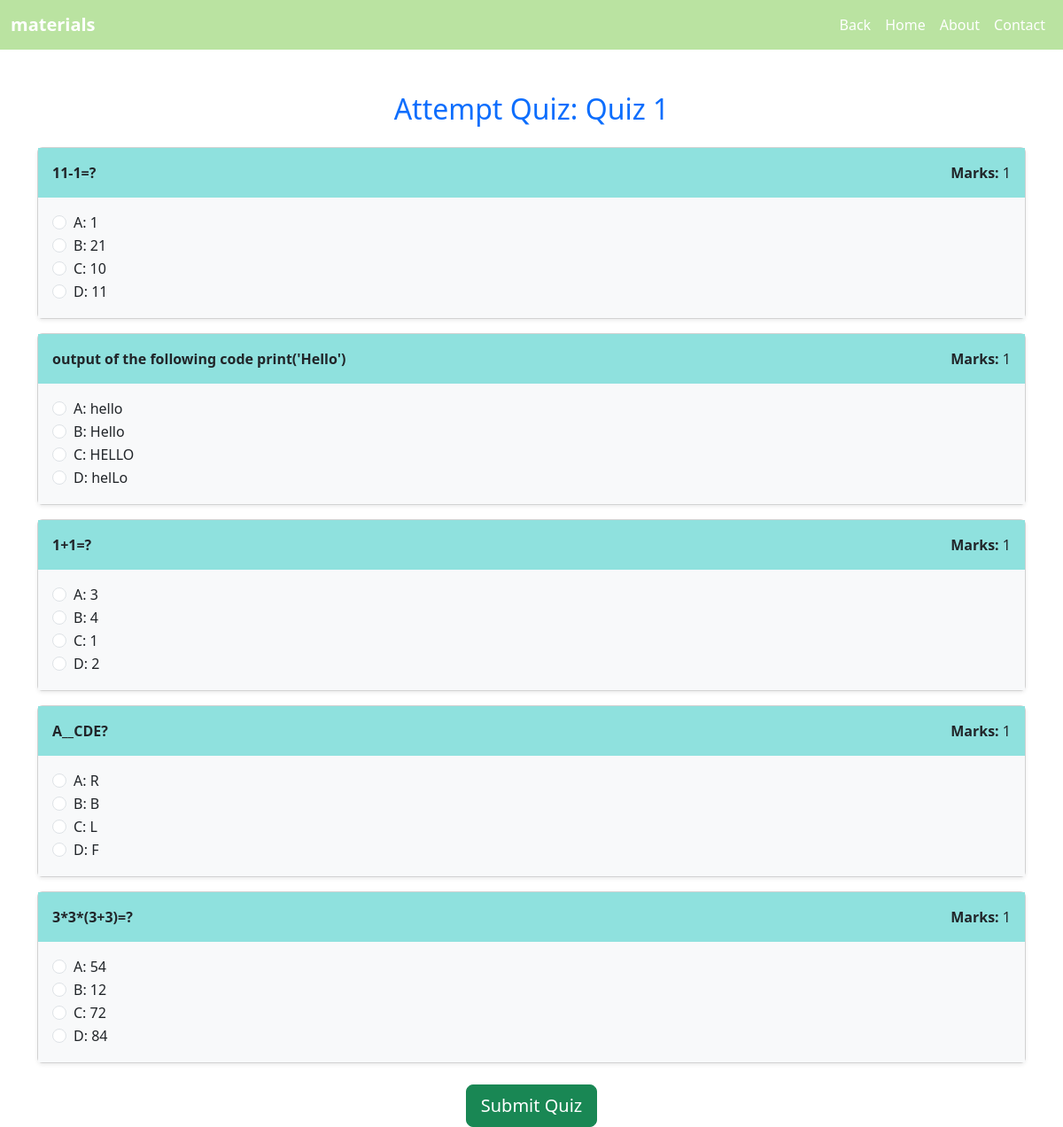
Page /quiz/1/attempt/ on the committed database.
### mylog/models.py (models this page shows, shortened)
class Quiz(models.Model):
    title = models.CharField(max_length=255)
    description = models.TextField()
    marks = models.IntegerField(default=1)  # Ensure this field exists in your model

class Question(models.Model):
    question_text = models.TextField()
    marks = models.IntegerField(default=1)
    correct_option = models.CharField(max_length=1, choices=[('A', 'A'), ('B', 'B'), ('C', 'C'), ('D', 'D')], default="A")
    quiz = models.ForeignKey(Quiz, on_delete=models.CASCADE, related_name='questions')

class Option(models.Model):
    question = models.ForeignKey('Question', on_delete=models.CASCADE)
    option_a = models.CharField(max_length=255, default="Default Option")
    option_b = models.CharField(max_length=255, default="Default Option")
    option_c = models.CharField(max_length=255, default="Default Option")
    option_d = models.CharField(max_length=255, default="Default Option")
    correct_option = models.CharField(max_length=1, choices=[('A', 'A'), ('B', 'B'), ('C', 'C'), ('D', 'D')], default="A")

### mylog/views.py (the view, shortened to what this page needs)
# urls.py: path('quiz/<int:quiz_id>/attempt/', views.attempt_quiz, name='attempt_quiz'),
def attempt_quiz(request, quiz_id):
    quiz = get_object_or_404(Quiz, id=quiz_id)
    questions = quiz.questions.all()  # Get all the questions for this quiz
    for question in questions:
        question.options = question.option_set.all()  # Fetch related options for the question
    return render(request, 'attempt_quiz.html', {'quiz': quiz, 'questions': questions})

### mylog/templates/attempt_quiz.html (shortened to what this page needs)
<!DOCTYPE html>
<html lang="en">
<head>
    <link href="https://cdn.jsdelivr.net/npm/bootstrap@5.3.0-alpha1/dist/css/bootstrap.min.css" rel="stylesheet">
</head>
<body>
    <body>
  <nav class="navbar navbar-expand-lg" style="background-color: hwb(97 63% 11%);">
    <div class="container-fluid">
      <a class="navbar-brand text-white" href="#" style="font-weight: bold;">materials</a>
      <div class="collapse navbar-collapse" id="navbarNav">
        <ul class="navbar-nav ms-auto">
          <li class="nav-item">
            <a class="nav-link text-white active" aria-current="page" href="{% url 'quiz_list'%}" style="font-size: 16px;">Back </a>
          </li>
          <li class="nav-item">
            <a class="nav-link text-white active" aria-current="page" href="{% url 'teacher_dashboard'%}" style="font-size: 16px;">Home </a>
          </li>
          <li class="nav-item">
            <a class="nav-link text-white" href="#" style="font-size: 16px;">About</a>
          </li>
          <li class="nav-item">
            <a class="nav-link text-white" href="#" style="font-size: 16px;">Contact          </a>
          </li>
        </ul>
      </div>
    </div>
  </nav>
    <div class="container mt-5">
        <h2 class="text-center text-primary mb-4">Attempt Quiz: {{ quiz.title }}</h2>
        <form method="POST">
            {% for question in questions %}
                <div class="card mb-3 shadow-sm">
                    <div class="card-body" style="background-color: #8fe1de;">
                        <div class="d-flex justify-content-between">
                            <span><strong>{{ question.question_text }}</strong></span>
                            <span class="text-dark"><strong>Marks:</strong> {{ question.marks }}</span>
                        </div>
                    </div>
                    <div class="card-body bg-light">
                        {% with question.options.first as option %}
                            <div class="form-check">
                                <input type="radio" name="question_{{ question.id }}" value="A" id="q{{ question.id }}a" class="form-check-input" required>
                                <label for="q{{ question.id }}a" class="form-check-label">A: {{ option.option_a }}</label>
                            </div>
                            <div class="form-check">
                                <input type="radio" name="question_{{ question.id }}" value="B" id="q{{ question.id }}b" class="form-check-input">
                                <label for="q{{ question.id }}b" class="form-check-label">B: {{ option.option_b }}</label>
                            </div>
                            <div class="form-check">
                                <input type="radio" name="question_{{ question.id }}" value="C" id="q{{ question.id }}c" class="form-check-input">
                                <label for="q{{ question.id }}c" class="form-check-label">C: {{ option.option_c }}</label>
                            </div>
                            <div class="form-check">
                                <input type="radio" name="question_{{ question.id }}" value="D" id="q{{ question.id }}d" class="form-check-input">
                                <label for="q{{ question.id }}d" class="form-check-label">D: {{ option.option_d }}</label>
                            </div>
                        {% endwith %}
                    </div>
                </div>
            {% endfor %}
            <div class="text-center mt-4">
                <button type="submit" class="btn btn-success btn-lg">Submit Quiz</button>
            </div>
        </form>
    </div>
</body>
</html>

### rows in the picture
Quiz: title "Quiz 1"
Question: question_text "11-1=?", marks "1", options.first.option_a "1", options.first.option_b "21", options.first.option_c "10", options.first.option_d "11"
Question: question_text "output of the following code print('Hello')", marks "1", options.first.option_a "hello", options.first.option_b "Hello", options.first.option_c "HELLO", options.first.option_d "helLo"
Question: question_text "1+1=?", marks "1", options.first.option_a "3", options.first.option_b "4", options.first.option_c "1", options.first.option_d "2"
Question: question_text "A__CDE?", marks "1", options.first.option_a "R", options.first.option_b "B", options.first.option_c "L", options.first.option_d "F"
Question: question_text "3*3*(3+3)=?", marks "1", options.first.option_a "54", options.first.option_b "12", options.first.option_c "72", options.first.option_d "84"
